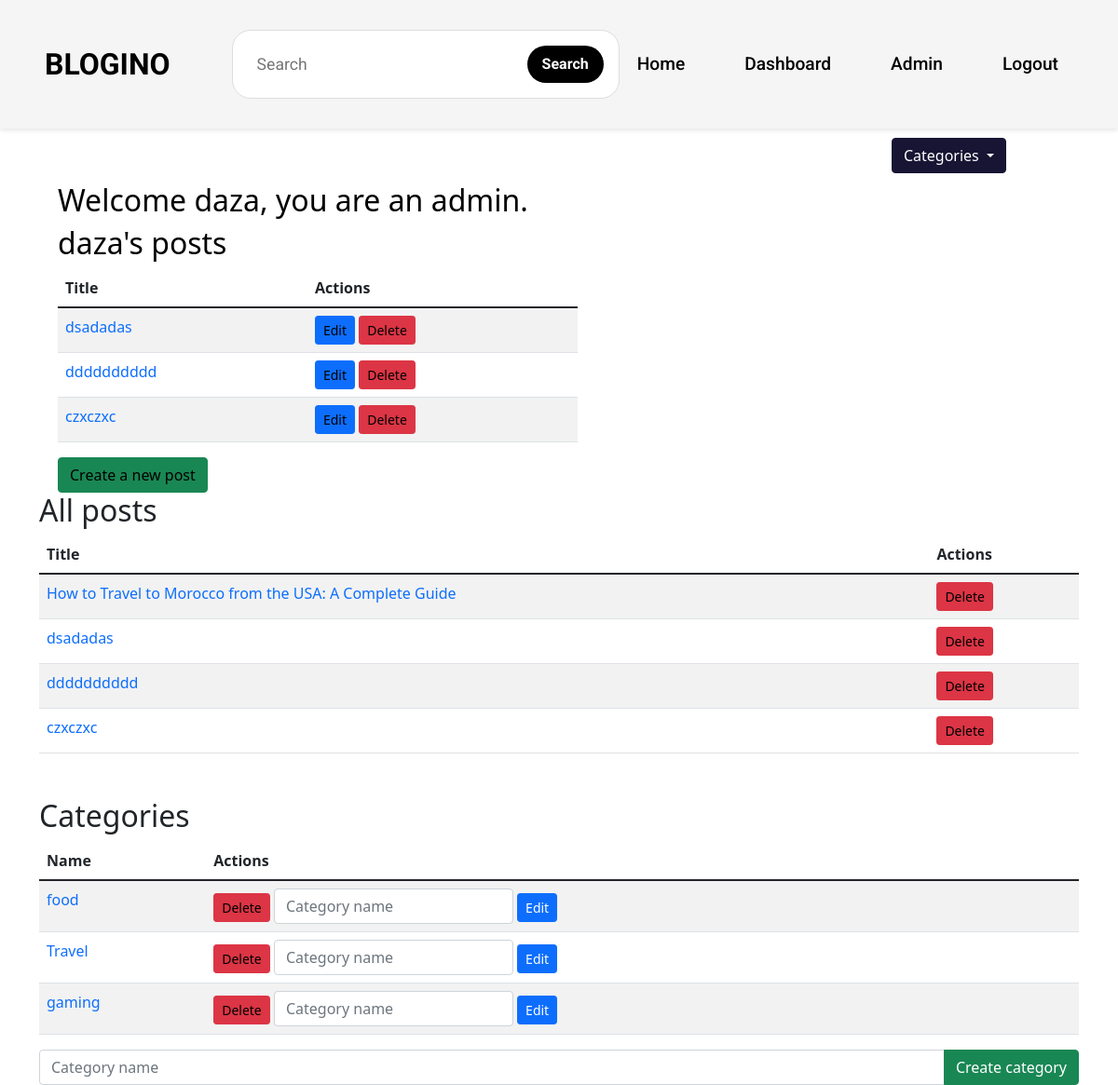
The app's page /dashboard/ (signed in), older data.
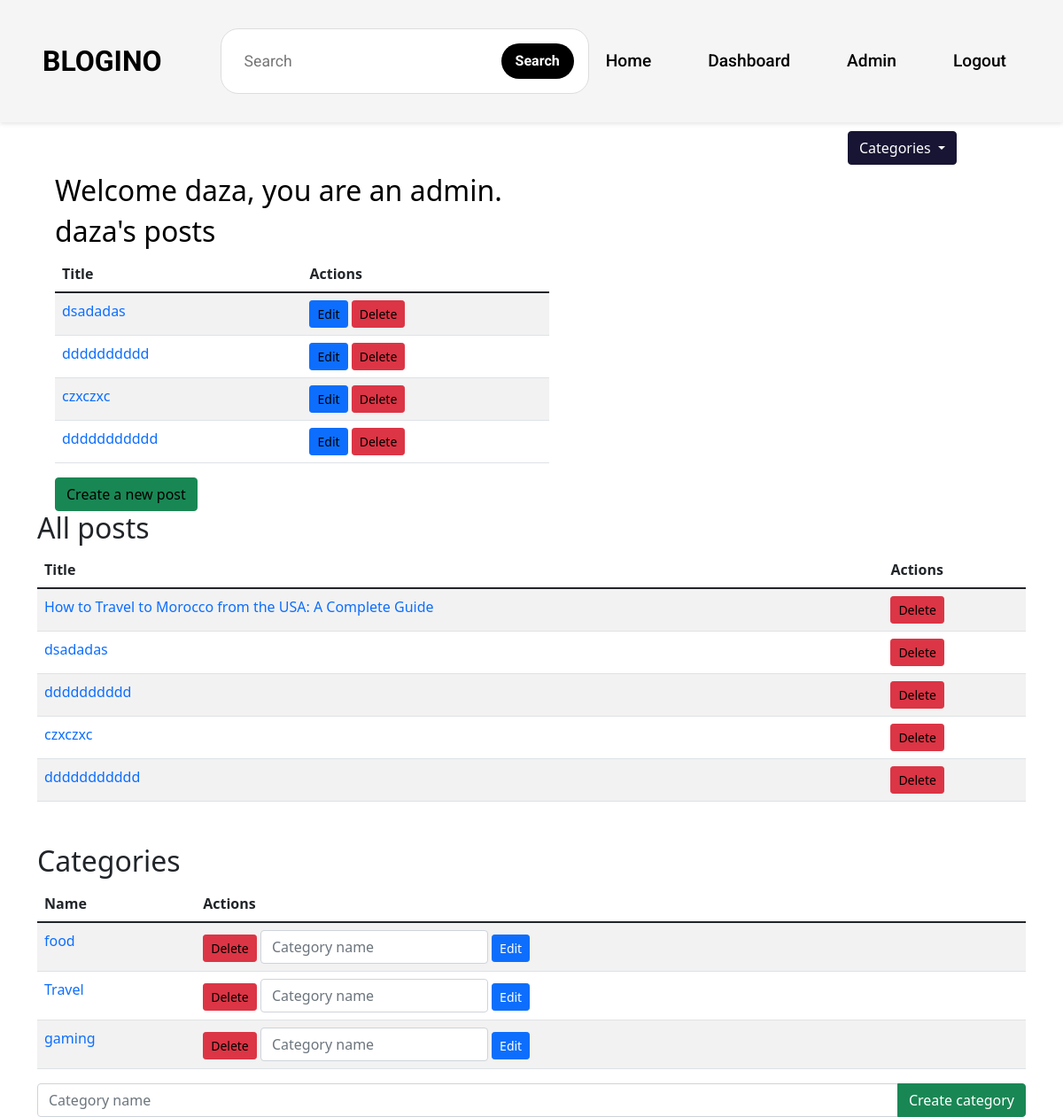
The same page, newer data.
### landing/models.py (models this page shows, shortened)
class Post(models.Model):
    title = models.CharField(max_length=100)
    user = models.ForeignKey(User, on_delete=models.CASCADE)
    thambnail = models.ImageField(upload_to='post_thumbnails', blank=True, null=True)
    content = RichTextField(blank=True, null=True)
    likes = models.PositiveIntegerField(default=0)
    created_at = models.DateTimeField(auto_now_add=True)
    updated_at = models.DateTimeField(auto_now=True)
    category = models.ForeignKey(Category, on_delete=models.CASCADE)

class Category(models.Model):
    name = models.CharField(max_length=100)

### landing/views.py (the view)
# urls.py: path('dashboard/', views.dashboard, name='dashboard'),
@login_required
def dashboard(request):
    categories = Category.objects.all()
    user = request.user
    posts = Post.objects.filter(user=request.user)
    all_posts = Post.objects.all()
    context = {
        'categories': categories,
        'posts': posts,
        'user': user,
        'all_posts': all_posts,
    }
    return render(request, 'landing/dashboard.html', context)

### templates/landing/dashboard.html (shortened to what the changed rows need)
{% load static %}
<!DOCTYPE html>
<html lang="en">
<head>
    <link href="https://cdn.jsdelivr.net/npm/bootstrap@5.1.3/dist/css/bootstrap.min.css" rel="stylesheet">
    <link rel="stylesheet" href="{% static 'landing/css/components/menu.css' %}">
    <link rel="stylesheet" href="{% static 'landing/css/components/sidebar.css' %}">
    <link rel="stylesheet" href="{% static 'landing/css/components/posts.css' %}">
    <link href='https://unpkg.com/boxicons@2.1.4/css/boxicons.min.css' rel='stylesheet'>
</head>
<body>
    {% block dashboard %}
        <div class="container mt-5">
            <h1>Dashboard</h1>
            <div class="posts">
                {% if user.is_superuser %}
                    <h2>Welcome {{user}}, you are an admin.</h2>
                {% else %}
                    <h2>Welcome {{user}}, you are a user.</h2>
                {% endif %}
                <h2>{{user}}'s posts</h2>
                <table class="table table-striped">
                    <thead>
                        <tr>
                            <th>Title</th>
                            <th>Actions</th>
                        </tr>
                    </thead>
                    <tbody>
                        {% for post in posts %}
                            <tr>
                                <td><a href="{% url 'landing:post_detail' post.id %}" class="text-primary">{{ post.title }}</a></td>
                                <td>
                                    <a href="{% url 'landing:edit_post' post.id %}" class="btn btn-primary btn-sm">Edit</a>
                                    <a href="{% url 'landing:delete_post' post.id %}" class="btn btn-danger btn-sm">Delete</a>
                                </td>
                            </tr>
                        {% endfor %}
                    </tbody>
                </table>
            </div>
            {% if user.is_superuser %}
                <h2>All posts</h2>
                <table class="table table-striped">
                    <thead>
                        <tr>
                            <th>Title</th>
                            <th>Actions</th>
                        </tr>
                    </thead>
                    <tbody>
                        {% for post in all_posts %}
                            <tr>
                                <td><a href="{% url 'landing:post_detail' post.id %}" class="text-primary">{{ post.title }}</a></td>
                                <td>
                                    <a href="{% url 'landing:delete_post' post.id %}" class="btn btn-danger btn-sm">Delete</a>
                                </td>
                            </tr>
                        {% endfor %}
                    </tbody>
                </table>
            {% endif %}
            <div class="categories mt-5">
                <h2>Categories</h2>
                <table class="table table-striped">
                    <thead>
                        <tr>
                            <th>Name</th>
                            <th>Actions</th>
                        </tr>
                    </thead>
                    <tbody>
                        {% for category in categories %}
                            <tr>
                                <td><a href="{% url 'landing:category' category.id %}" class="text-primary">{{ category.name }}</a></td>
                                <td>
                                    <a href="{% url 'landing:delete_category' category.id %}" class="btn btn-danger btn-sm">Delete</a>
                                    <form action="{% url 'landing:edit_category' category.id %}" method="POST" class="d-inline">
                                        <input type="text" name="name" placeholder="Category name" class="form-control d-inline w-auto">
                                        <button type="submit" class="btn btn-primary btn-sm">Edit</button>
                                    </form>
                                </td>
                            </tr>
                        {% endfor %}
                    </tbody>
                </table>
            </div>
        </div>
    {% endblock %}
</body>
</html>

Row changes from the older to the newer data that the page shows:
added Post: title "ddddddddddd"
